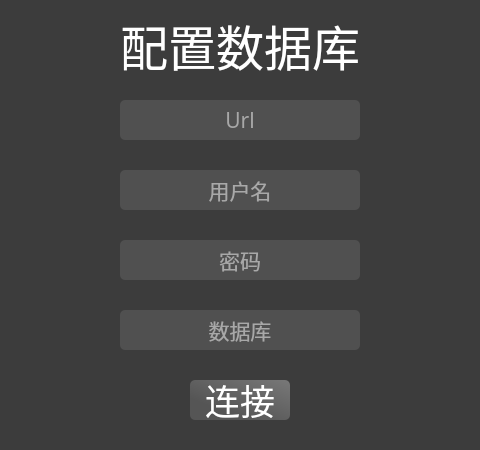
<?xml version="1.0" encoding="UTF-8"?>
<ui version="4.0">
 <class>DBConfigDialog</class>
 <widget class="QDialog" name="DBConfigDialog">
  <property name="geometry">
   <rect>
    <x>0</x>
    <y>0</y>
    <width>480</width>
    <height>450</height>
   </rect>
  </property>
  <property name="windowTitle">
   <string>配置数据库</string>
  </property>
  <property name="windowIcon">
   <iconset resource="../Resource/image.qrc">
    <normaloff>:/img/icon.png</normaloff>:/img/icon.png</iconset>
  </property>
  <property name="styleSheet">
   <string notr="true">background-color: rgb(60, 60, 60);
color: rgb(255, 255, 255);</string>
  </property>
  <widget class="QLineEdit" name="lineEditUserName">
   <property name="geometry">
    <rect>
     <x>120</x>
     <y>170</y>
     <width>240</width>
     <height>40</height>
    </rect>
   </property>
   <property name="font">
    <font>
     <family>微软雅黑 Light</family>
     <pointsize>16</pointsize>
    </font>
   </property>
   <property name="focusPolicy">
    <enum>Qt::WheelFocus</enum>
   </property>
   <property name="styleSheet">
    <string notr="true">background-color: rgb(80, 80, 80);
border-color: rgb(100, 100, 100);
color: rgb(255, 255, 255);
border:2px;
border-radius:5px;</string>
   </property>
   <property name="inputMask">
    <string/>
   </property>
   <property name="text">
    <string/>
   </property>
   <property name="echoMode">
    <enum>QLineEdit::Normal</enum>
   </property>
   <property name="alignment">
    <set>Qt::AlignCenter</set>
   </property>
   <property name="placeholderText">
    <string>用户名</string>
   </property>
  </widget>
  <widget class="QLabel" name="labelDBConfig">
   <property name="geometry">
    <rect>
     <x>120</x>
     <y>10</y>
     <width>240</width>
     <height>70</height>
    </rect>
   </property>
   <property name="font">
    <font>
     <family>微软雅黑 Light</family>
     <pointsize>36</pointsize>
     <weight>50</weight>
     <bold>false</bold>
    </font>
   </property>
   <property name="text">
    <string>配置数据库</string>
   </property>
   <property name="alignment">
    <set>Qt::AlignCenter</set>
   </property>
  </widget>
  <widget class="QLineEdit" name="lineEditUrl">
   <property name="geometry">
    <rect>
     <x>120</x>
     <y>100</y>
     <width>240</width>
     <height>40</height>
    </rect>
   </property>
   <property name="font">
    <font>
     <family>微软雅黑 Light</family>
     <pointsize>16</pointsize>
    </font>
   </property>
   <property name="focusPolicy">
    <enum>Qt::WheelFocus</enum>
   </property>
   <property name="styleSheet">
    <string notr="true">background-color: rgb(80, 80, 80);
border-color: rgb(100, 100, 100);
color: rgb(255, 255, 255);
border:2px;
border-radius:5px;</string>
   </property>
   <property name="inputMask">
    <string/>
   </property>
   <property name="text">
    <string/>
   </property>
   <property name="alignment">
    <set>Qt::AlignCenter</set>
   </property>
   <property name="placeholderText">
    <string>Url</string>
   </property>
  </widget>
  <widget class="QPushButton" name="btnConnect">
   <property name="geometry">
    <rect>
     <x>190</x>
     <y>380</y>
     <width>100</width>
     <height>40</height>
    </rect>
   </property>
   <property name="font">
    <font>
     <family>微软雅黑</family>
     <pointsize>26</pointsize>
    </font>
   </property>
   <property name="focusPolicy">
    <enum>Qt::NoFocus</enum>
   </property>
   <property name="styleSheet">
    <string notr="true">QPushButton{
background-color: qlineargradient(spread:repeat, x1:0, y1:1, x2:1, y2:0, stop:0.272727 rgba(85, 85, 85, 255), stop:1 rgba(120, 120, 120, 255));
border-color: rgb(100, 100, 100);
color: rgb(255, 255, 255);
border:2px;
border-radius:5px;
}
QPushButton:hover {
   background-color: qlineargradient(spread:repeat, x1:0, y1:1, x2:1, y2:0, stop:0.272727 rgba(120, 120, 120, 255), stop:1 rgba(85, 85, 85, 255));
}
QPushButton:pressed {
    padding-left: 5px;
    padding-top: 5px;
    background-color: rgb(120, 120, 120);
}</string>
   </property>
   <property name="text">
    <string>连接</string>
   </property>
  </widget>
  <widget class="QLineEdit" name="lineEditPassword">
   <property name="geometry">
    <rect>
     <x>120</x>
     <y>240</y>
     <width>240</width>
     <height>40</height>
    </rect>
   </property>
   <property name="font">
    <font>
     <family>微软雅黑 Light</family>
     <pointsize>16</pointsize>
    </font>
   </property>
   <property name="focusPolicy">
    <enum>Qt::WheelFocus</enum>
   </property>
   <property name="styleSheet">
    <string notr="true">background-color: rgb(80, 80, 80);
border-color: rgb(100, 100, 100);
color: rgb(255, 255, 255);
border:2px;
border-radius:5px;</string>
   </property>
   <property name="inputMask">
    <string/>
   </property>
   <property name="text">
    <string/>
   </property>
   <property name="echoMode">
    <enum>QLineEdit::Normal</enum>
   </property>
   <property name="alignment">
    <set>Qt::AlignCenter</set>
   </property>
   <property name="placeholderText">
    <string>密码</string>
   </property>
  </widget>
  <widget class="QLineEdit" name="lineEditDB">
   <property name="geometry">
    <rect>
     <x>120</x>
     <y>310</y>
     <width>240</width>
     <height>40</height>
    </rect>
   </property>
   <property name="font">
    <font>
     <family>微软雅黑 Light</family>
     <pointsize>16</pointsize>
    </font>
   </property>
   <property name="focusPolicy">
    <enum>Qt::WheelFocus</enum>
   </property>
   <property name="styleSheet">
    <string notr="true">background-color: rgb(80, 80, 80);
border-color: rgb(100, 100, 100);
color: rgb(255, 255, 255);
border:2px;
border-radius:5px;</string>
   </property>
   <property name="inputMask">
    <string/>
   </property>
   <property name="text">
    <string/>
   </property>
   <property name="echoMode">
    <enum>QLineEdit::Normal</enum>
   </property>
   <property name="alignment">
    <set>Qt::AlignCenter</set>
   </property>
   <property name="placeholderText">
    <string>数据库</string>
   </property>
  </widget>
 </widget>
 <tabstops>
  <tabstop>lineEditUrl</tabstop>
  <tabstop>lineEditUserName</tabstop>
  <tabstop>lineEditPassword</tabstop>
  <tabstop>lineEditDB</tabstop>
 </tabstops>
 <resources>
  <include location="../Resource/image.qrc"/>
 </resources>
 <connections/>
</ui>
